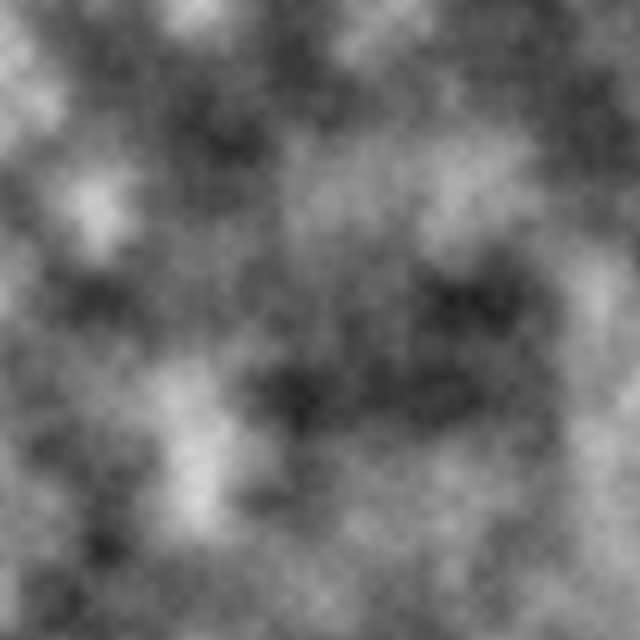
Frame 1 (no input)
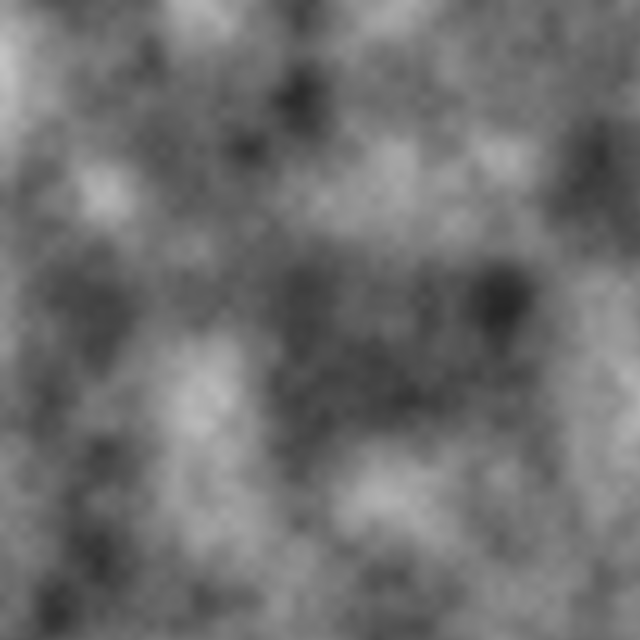
Frame 60 (the mouse pressed at the canvas centre just before this capture)
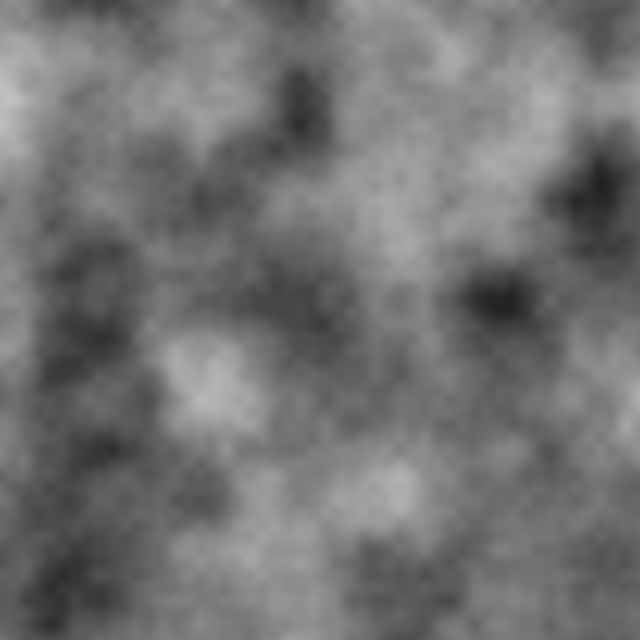
Frame 120 (the mouse held since frame 60 and released just before this capture)

The Processing sketch that drew these frames (run headless with seeded random() and noise(); from frame 60 on, the mouse is pressed at the canvas centre):

// Processing sketch: noc00_perlin2D
// ── noc00_perlin2D.pde

float zoff =0.0;
void setup() {
  size(640,640);
  
 
}

void draw() {
  float sx = 0.01;
  float sy = 0.01;
  
  zoff+= 0.005;
  loadPixels();
   
  float xoff = 0.0;  
  for(int x =0;x<width;x++) {
    float yoff = 0.0;    
    for (int y = 0; y<height; y++) {
      //float bright = map(noise(x,y),0,1,0,255);
      noiseDetail(4,0.5);
      float bright = map(noise(xoff,yoff,zoff),0,1,0,255);
      
      pixels[x + y *width] = color(bright);
      yoff += sy;      
    }
    xoff += sx;
  }
  updatePixels();

}
